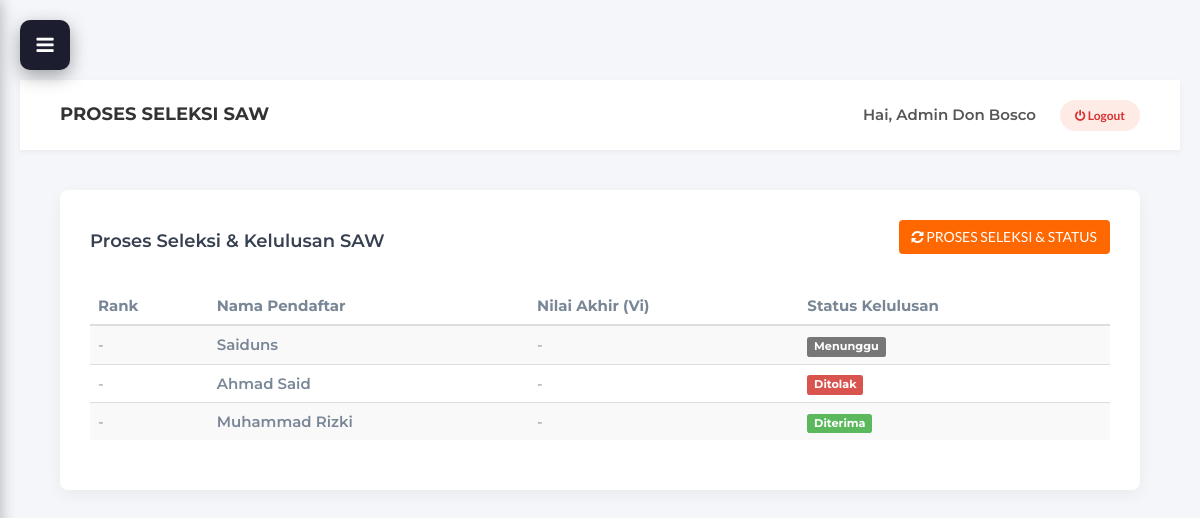
/admin/proses_saw.php (signed in), run on an earlier commit of the app's database.
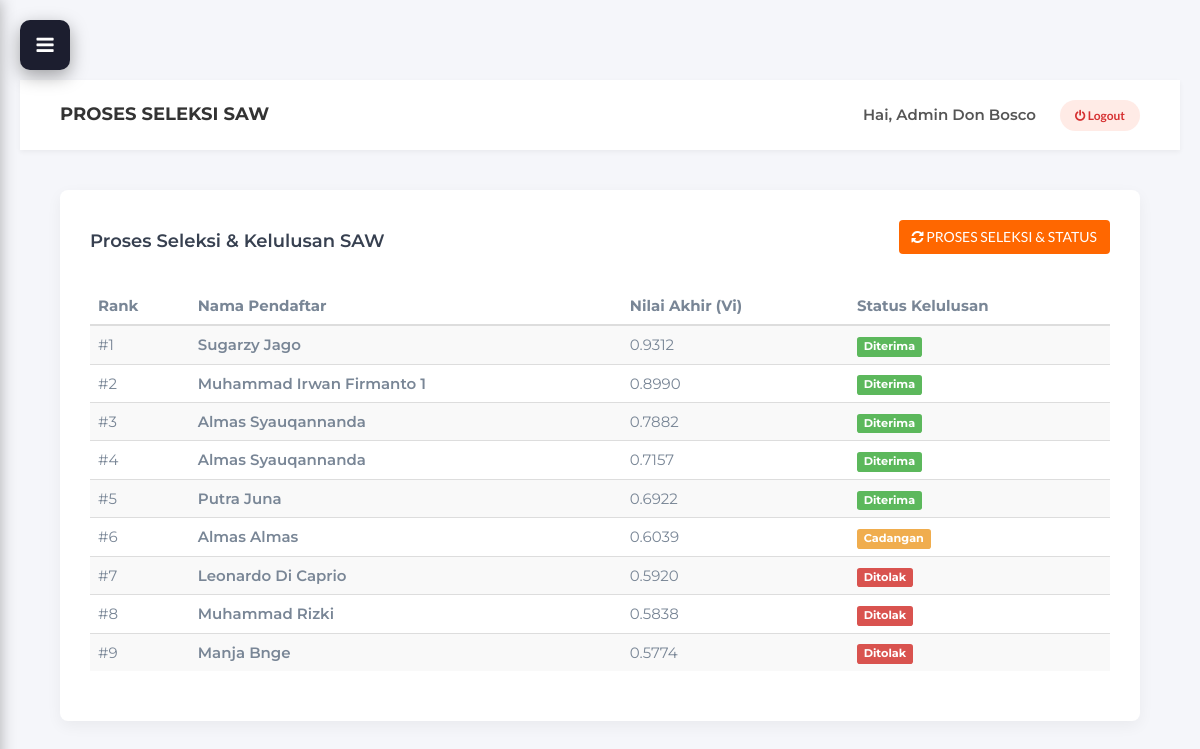
And on a later commit of the database.
### tables this page shows
CREATE TABLE `pendaftar_ppdb` (
  `id_pendaftar` int NOT NULL,
  `no_registrasi` varchar(20) DEFAULT NULL,
  `nisn` varchar(20) NOT NULL,
  `nama_lengkap` varchar(100) NOT NULL,
  `tempat_lahir` varchar(50) NOT NULL,
  `tanggal_lahir` date NOT NULL,
  `jenis_kelamin` enum('Laki-Laki','Perempuan') NOT NULL,
  `agama` varchar(20) NOT NULL,
  `alamat_lengkap` text NOT NULL,
  `no_hp_siswa` varchar(20) NOT NULL,
  `email_siswa` varchar(100) NOT NULL,
  `no_kk` varchar(20) NOT NULL,
  `nik` varchar(20) NOT NULL,
  `no_akte_lahir` varchar(50) NOT NULL,
  `npsn_smp` varchar(20) NOT NULL,
  `nama_sekolah_asal` varchar(100) NOT NULL,
  `provinsi_smp` varchar(50) NOT NULL,
  `kabupaten_smp` varchar(50) NOT NULL,
  `kecamatan_smp` varchar(50) NOT NULL,
  `foto_siswa` varchar(255) DEFAULT NULL,
  `tanggal_daftar` datetime DEFAULT CURRENT_TIMESTAMP,
  `status_seleksi` enum('Menunggu','Diterima','Ditolak','Cadangan') DEFAULT 'Menunggu'
);

CREATE TABLE `nilai_tesmasuk` (
  `id_nilai_tes` int NOT NULL,
  `id_pendaftar` int NOT NULL,
  `nilai_raport` float DEFAULT '0',
  `nilai_tes` float DEFAULT '0',
  `nilai_prestasi` float DEFAULT '0',
  `jarak_rumah` float DEFAULT '0',
  `nilai_akhir_saw` float DEFAULT NULL,
  `peringkat` int DEFAULT NULL,
  `created_at` timestamp NOT NULL DEFAULT CURRENT_TIMESTAMP
);

### controllers/AdminSawController.php (called while the page is built, shortened)
<?php
require_once '../models/SawModel.php';
class AdminSawController {
    private $model;
    public function __construct() {
        $this->model = new SawModel();
    }
    public function index() {
        $data_pendaftar = $this->model->getPendaftarDanNilai();
        require_once '../views/admin/proses_saw.php';
    }
}
?>

### models/SawModel.php (called while the page is built, shortened)
<?php
require_once 'Database.php';
class SawModel extends Database {
    public function getPendaftarDanNilai() {
        $sql = "SELECT p.*, n.* FROM pendaftar_ppdb p
                LEFT JOIN nilai_tesmasuk n ON p.id_pendaftar = n.id_pendaftar
                ORDER BY n.peringkat ASC";
        $result = $this->query($sql);
        $data = [];
        if ($result && mysqli_num_rows($result) > 0) {
            while ($row = mysqli_fetch_assoc($result)) {
                $data[] = $row;
            }
        }
        return $data;
    }
}
?>

### models/Database.php (called while the page is built, shortened)
<?php
require_once __DIR__ . '/../Koneksi Database/koneksi.php';
class Database {
    protected $koneksi;
    public function __construct() {
        global $koneksi;
        $this->koneksi = $koneksi;
    }
    public function query($sql) {
        return mysqli_query($this->koneksi, $sql);
    }
}
?>

### views/admin/proses_saw.php (the view)
<div class="card-box">
    <div class="row" style="margin-bottom: 20px;">
        <div class="col-md-6"><h4>Proses Seleksi & Kelulusan SAW</h4></div>
        <div class="col-md-6 text-right">
            <a href="proses_saw.php?aksi=jalankan" class="btn btn-orange" onclick="return confirm('Jalankan perhitungan SAW & Update Status?')">
                <i class="fa fa-refresh"></i> PROSES SELEKSI & STATUS
            </a>
        </div>
    </div>
    <div class="table-responsive">
        <table class="table table-hover table-striped">
            <thead>
                <tr>
                    <th>Rank</th>
                    <th>Nama Pendaftar</th>
                    <th>Nilai Akhir (Vi)</th>
                    <th>Status Kelulusan</th>
                </tr>
            </thead>
            <tbody>
                <?php foreach ($data_pendaftar as $p) : ?>
                <tr>
                    <td><?= $p['peringkat'] ? '#'.$p['peringkat'] : '-'; ?></td>
                    <td style="font-weight: 600;"><?= htmlspecialchars($p['nama_lengkap']); ?></td>
                    <td><?= ($p['nilai_akhir_saw'] != '') ? number_format($p['nilai_akhir_saw'], 4) : '-'; ?></td>
                    <td>
                        <?php
                        $class = 'default';
                        if ($p['status_seleksi'] == 'Diterima') $class = 'success';
                        elseif ($p['status_seleksi'] == 'Cadangan') $class = 'warning';
                        elseif ($p['status_seleksi'] == 'Ditolak') $class = 'danger';
                        ?>
                        <span class="label label-<?= $class; ?>"><?= $p['status_seleksi'] ?? 'Menunggu'; ?></span>
                    </td>
                </tr>
                <?php endforeach; ?>
            </tbody>
        </table>
    </div>
</div>

What changed in the data, as far as the page shows it:
removed pendaftar_ppdb: nama_lengkap "Saiduns", status_seleksi "Menunggu"
removed pendaftar_ppdb: nama_lengkap "Ahmad Said", status_seleksi "Ditolak"
no longer on this page (row edited): pendaftar_ppdb: nama_lengkap "Muhammad Rizki", status_seleksi "Diterima"
added nilai_tesmasuk: peringkat "1", id_pendaftar.nama_lengkap "Sugarzy Jago", nilai_akhir_saw "0.9312", id_pendaftar.status_seleksi "Diterima"
added nilai_tesmasuk: peringkat "2", id_pendaftar.nama_lengkap "Muhammad Irwan Firmanto 1", nilai_akhir_saw "0.8990", id_pendaftar.status_seleksi "Diterima"
added nilai_tesmasuk: peringkat "3", id_pendaftar.nama_lengkap "Almas Syauqannanda", nilai_akhir_saw "0.7882", id_pendaftar.status_seleksi "Diterima"
added nilai_tesmasuk: peringkat "4", id_pendaftar.nama_lengkap "Almas Syauqannanda", nilai_akhir_saw "0.7157", id_pendaftar.status_seleksi "Diterima"
added nilai_tesmasuk: peringkat "5", id_pendaftar.nama_lengkap "Putra Juna", nilai_akhir_saw "0.6922", id_pendaftar.status_seleksi "Diterima"
added nilai_tesmasuk: peringkat "6", id_pendaftar.nama_lengkap "Almas Almas", nilai_akhir_saw "0.6039", id_pendaftar.status_seleksi "Cadangan"
added nilai_tesmasuk: peringkat "7", id_pendaftar.nama_lengkap "Leonardo Di Caprio", nilai_akhir_saw "0.5920", id_pendaftar.status_seleksi "Ditolak"
added nilai_tesmasuk: peringkat "8", id_pendaftar.nama_lengkap "Muhammad Rizki", nilai_akhir_saw "0.5838", id_pendaftar.status_seleksi "Ditolak"
added nilai_tesmasuk: peringkat "9", id_pendaftar.nama_lengkap "Manja Bnge", nilai_akhir_saw "0.5774", id_pendaftar.status_seleksi "Ditolak"
